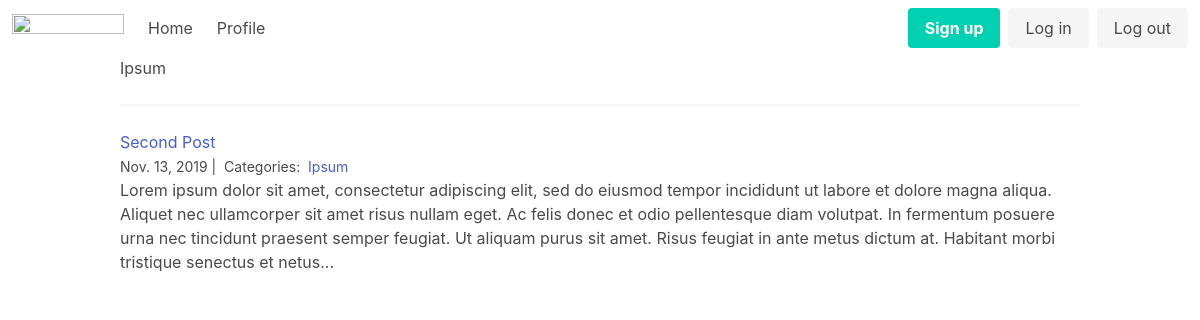
Screenshot of /Ipsum/ with the database file from the repository.
### blog/models.py (models this page shows)
class Category(models.Model):
    name=models.CharField(max_length=20)

class Post(models.Model):
    title = models.CharField(max_length=255)
    body = models.TextField()
    created_on = models.DateTimeField(auto_now_add=True)
    last_modified = models.DateTimeField(auto_now=True)
    categories = models.ManyToManyField('Category', related_name='posts')

### blog/views.py (the view)
# urls.py: path("<category>/", views.blog_category, name="blog_category"),
def blog_category(request, category):
    posts = Post.objects.filter(
        categories__name__contains=category
    ).order_by(
        '-created_on'
    )
    context = {
        'category': category,
        'posts': posts
    }
    return render(request, 'blog_category.html',context)

### blog/templates/blog_category.html
{% extends 'base.html'%}
{% block page_content %}
<div>
    <h1>{{ category | title }}</h1>
    <hr>
    {% for post in posts %}
    <h2><a href="#" >{{ post.title }}</a></h2>
    <small>
        {{ post.created_on.date }} |&nbsp;
        Categories:&nbsp;
        {% for category in post.categories.all %}
        <a href="#"> {{category.name}} </a>&nbsp;
        {% endfor %}
    </small>
    <p> {{post.body | slice:":400"}}... </p>
    {% endfor %}
</div>
{% endblock %}

### rows the page displays
Category: name "Ipsum"
Post: title "Second Post", created_on "Nov. 13, 2019", body "Lorem ipsum dolor sit amet, consectetur adipiscing elit, sed do eiusmod tempor incididunt ut labore et dolore magna aliqua. Aliquet nec ullamcorper sit amet risus nullam eget. Ac felis donec et odio pellentesque diam volutpat. In fermentum posuere urna nec tincidunt praesent semper feugiat. Ut aliquam purus sit amet. Risus feugiat in ante metus dictum at. Habitant morbi tristique senectus et netus"
